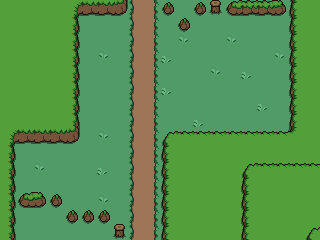

A level layout from a 2D game, rendered from its tile map. Below: a short description, then the map file with its tile-grid data intact:
An orthogonal 20x15 tile map with 16x16 px tiles, 4 tile layers (Desen Katmanı 1, Desen Katmanı 2, Desen Katmanı 3, Desen Katmanı 4).

<map version="1.10" tiledversion="1.12.1" orientation="orthogonal" renderorder="right-down" width="20" height="15" tilewidth="16" tileheight="16" infinite="0" nextlayerid="5" nextobjectid="1">
 <tileset firstgid="1" source="plains.tsx" />
 <layer id="1" name="Desen Katmanı 1" width="20" height="15">
  <data encoding="csv">
9,9,9,9,9,9,9,9,9,9,9,9,9,9,9,9,9,9,9,9,
9,9,9,9,9,9,9,9,9,9,9,9,9,9,9,9,9,9,9,9,
9,9,9,9,9,9,9,9,9,9,9,9,9,9,9,9,9,9,9,9,
9,9,9,9,9,9,9,9,9,9,9,9,9,9,9,9,9,9,9,9,
9,9,9,9,9,9,9,9,9,9,9,9,9,9,9,9,9,9,9,9,
9,9,9,9,9,9,9,9,9,9,9,9,9,9,9,9,9,9,9,9,
9,9,9,9,9,9,9,9,9,9,9,9,9,9,9,9,9,9,9,9,
9,9,9,9,9,9,9,9,9,9,9,9,9,9,9,9,9,9,9,9,
9,9,9,9,9,9,9,9,9,9,9,9,9,9,9,9,9,9,9,9,
9,9,9,9,9,9,9,9,9,9,9,9,9,9,9,9,9,9,9,9,
9,9,9,9,9,9,9,9,9,9,9,9,9,9,9,9,9,9,9,9,
9,9,9,9,9,9,9,9,9,9,9,9,9,9,9,9,9,9,9,9,
9,9,9,9,9,9,9,9,9,9,9,9,9,9,9,9,9,9,9,9,
9,9,9,9,9,9,9,9,9,9,9,9,9,9,9,9,9,9,9,9,
9,9,9,9,9,9,9,9,9,9,9,9,9,9,9,9,9,9,9,9
</data>
 </layer>
 <layer id="2" name="Desen Katmanı 2" width="20" height="15">
  <data encoding="csv">
49,49,49,49,49,49,49,49,49,49,49,49,49,49,49,49,49,49,49,49,
49,49,49,49,49,49,49,49,49,49,49,49,49,49,49,49,49,49,49,49,
49,49,49,49,49,49,49,49,49,49,49,49,49,49,49,49,49,49,49,49,
49,49,49,49,49,49,49,49,49,49,49,49,49,49,49,49,49,49,49,49,
49,49,49,49,49,49,49,49,49,49,49,49,49,49,49,49,49,49,49,49,
49,49,49,49,49,49,49,49,49,49,49,49,49,49,49,49,49,49,49,49,
49,49,49,49,49,49,49,49,49,49,49,49,49,49,49,49,49,49,49,49,
49,49,49,49,49,49,49,49,49,49,49,49,49,49,49,49,49,49,49,49,
49,49,49,49,49,49,49,49,49,49,49,49,49,49,49,49,49,49,49,49,
49,49,49,49,49,49,49,49,49,49,49,49,49,49,49,49,49,49,49,49,
49,49,49,49,49,49,49,49,49,49,49,49,49,49,49,49,49,49,49,49,
49,49,49,49,49,49,49,49,49,49,49,49,49,49,49,49,49,49,49,49,
49,49,49,49,49,49,49,49,49,49,49,49,49,49,49,49,49,49,49,49,
49,49,49,49,49,49,49,49,49,49,49,49,49,49,49,49,49,49,49,49,
49,49,49,49,49,49,49,49,49,49,49,49,49,49,49,49,49,49,49,49
</data>
 </layer>
 <layer id="3" name="Desen Katmanı 3" width="20" height="15">
  <data encoding="csv">
0,0,0,0,0,0,0,0,8,10,0,0,0,0,0,0,0,0,32,33,
0,0,0,0,0,0,0,0,8,10,0,0,0,0,0,0,0,0,32,33,
0,0,0,0,0,0,0,0,8,10,0,0,0,0,0,0,0,0,32,33,
0,0,0,0,0,0,0,0,8,10,49,0,0,0,0,0,0,0,32,33,
0,0,0,0,0,0,0,0,8,10,49,0,0,0,0,0,0,0,32,33,
0,0,0,0,0,0,0,0,8,10,49,0,0,0,0,0,0,0,32,33,
0,0,0,0,0,0,0,0,8,10,49,49,0,0,0,0,0,0,32,33,
0,0,0,0,0,0,0,0,8,10,0,0,0,0,0,0,0,0,32,33,
0,0,0,0,0,0,0,0,8,10,26,27,27,27,27,27,27,27,36,33,
0,0,0,0,0,0,0,0,8,10,32,33,33,33,33,33,33,33,33,33,
0,0,0,0,0,0,0,0,8,10,32,33,33,33,33,33,33,33,33,33,
0,0,0,0,0,0,0,0,8,10,32,33,33,33,33,33,33,33,33,33,
0,0,0,0,0,0,0,0,8,10,32,33,33,33,33,33,33,33,33,33,
0,0,0,0,0,0,0,0,8,10,32,33,33,33,33,33,33,33,33,33,
0,0,0,0,0,0,0,0,8,10,32,33,33,33,33,33,33,33,33,33
</data>
 </layer>
 <layer id="4" name="Desen Katmanı 4" width="20" height="15">
  <data encoding="csv">
33,33,33,33,29,39,39,40,0,0,43,0,43,68,44,45,45,46,0,0,
33,33,33,33,34,0,0,0,0,0,0,43,0,0,0,0,0,0,0,0,
33,33,33,33,34,0,0,0,0,0,0,47,0,0,47,0,0,0,0,0,
33,33,33,33,34,0,47,0,0,0,48,0,0,0,0,0,0,47,0,0,
33,33,33,33,34,0,0,0,0,0,0,0,0,47,0,48,0,0,0,0,
33,33,33,33,34,0,0,0,0,0,48,0,0,0,0,0,0,0,0,0,
33,33,33,33,34,0,0,0,0,0,0,0,0,0,0,0,48,0,0,0,
33,33,33,33,34,0,0,0,0,0,0,0,48,0,0,0,0,0,0,0,
29,39,39,39,40,0,47,0,0,0,0,0,0,0,0,0,0,0,0,0,
34,0,0,0,0,0,0,0,0,0,0,0,0,0,0,0,0,0,0,0,
34,0,47,0,0,0,48,0,0,0,0,0,0,0,0,26,27,27,27,27,
34,0,0,0,0,0,0,0,0,0,0,0,0,0,0,32,0,0,0,0,
34,44,46,43,0,0,47,0,0,0,0,0,0,0,0,32,0,0,0,0,
34,0,0,0,43,43,43,0,0,0,0,0,0,0,0,32,0,0,0,0,
34,0,0,0,0,0,0,68,0,0,0,0,0,0,0,32,0,0,0,26
</data>
 </layer>
</map>
